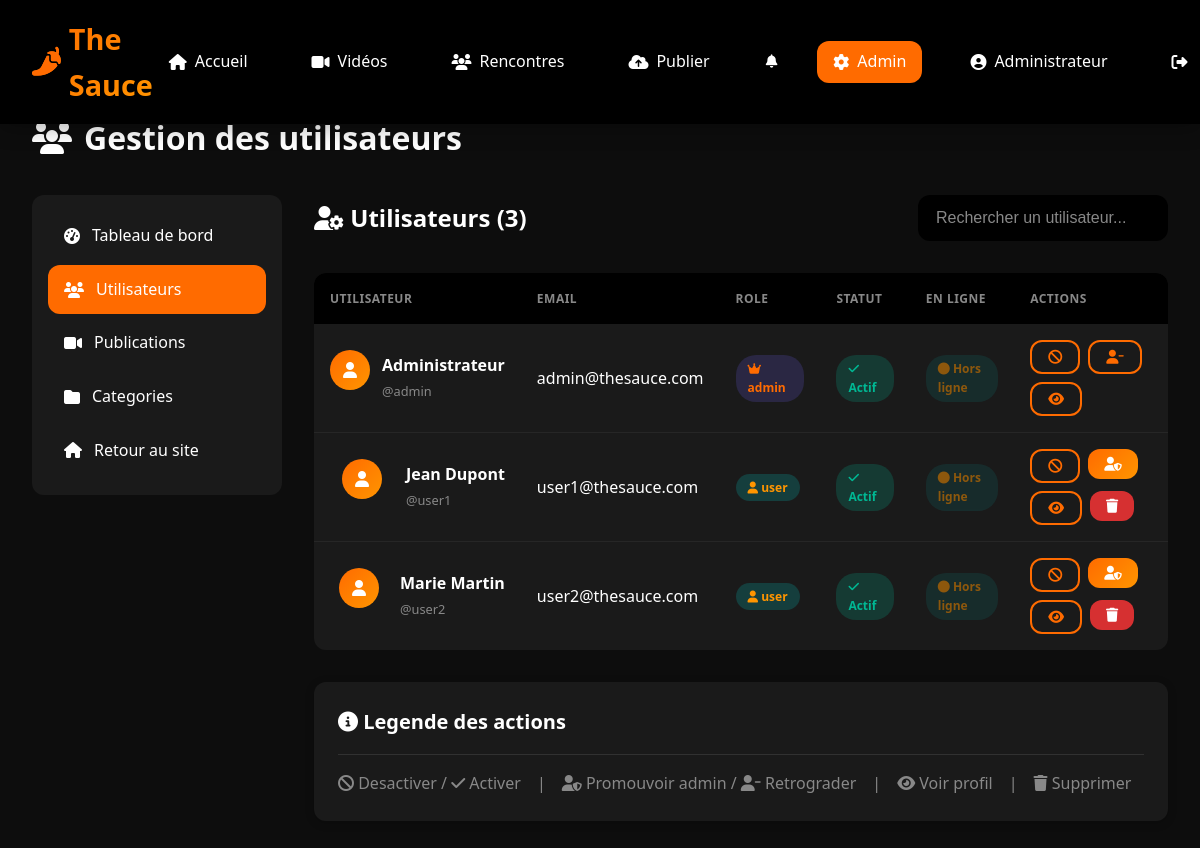
Page /admin/users (signed in) on the committed database.
### simple_video_chat/models.py (models this page shows, shortened)
class User(db.Model):
    __tablename__ = "users"
    id = db.Column(db.Integer, primary_key=True)
    username = db.Column(db.String(50), unique=True, nullable=False, index=True)
    email = db.Column(db.String(120), unique=True, nullable=False)
    password_hash = db.Column(db.String(256), nullable=False)
    fullname = db.Column(db.String(100), nullable=False)
    bio = db.Column(db.Text, default="")
    avatar = db.Column(db.String(256), nullable=True)
    role = db.Column(db.String(20), default="user")  # 'user' ou 'admin'
    is_active = db.Column(db.Boolean, default=True)
    telegram_chat_id = db.Column(
        db.String(50), nullable=True
    )  # Pour recevoir les photos
    created_at = db.Column(db.DateTime, default=datetime.utcnow)
    updated_at = db.Column(
        db.DateTime, default=datetime.utcnow, onupdate=datetime.utcnow
    )
    publications = db.relationship(
        "Publication", backref="author", lazy="dynamic", cascade="all, delete-orphan"
    )
    sent_messages = db.relationship(
        "Message",
        foreign_keys="Message.sender_id",
        backref="sender",
        lazy="dynamic",
        cascade="all, delete-orphan",
    )
    received_messages = db.relationship(
        "Message",
        foreign_keys="Message.receiver_id",
        backref="receiver",
        lazy="dynamic",
        cascade="all, delete-orphan",
    )
    def is_admin(self):
        return self.role == "admin"
    def to_dict(self):
        return {
            "id": self.id,
            "username": self.username,
            "email": self.email,
            "fullname": self.fullname,
            "bio": self.bio,
            "avatar": self.avatar,
            "role": self.role,
            "is_active": self.is_active,
            "created_at": self.created_at.isoformat() if self.created_at else None,
        }

### simple_video_chat/app.py (the view)
@app.route("/admin/users")
@admin_required
def admin_users():
    users = User.query.all()
    users_list = []
    for user in users:
        users_list.append(
            {
                **user.to_dict(),
                "online": user.username in online_users,
            }
        )
    return render_template("admin/users.html", users=users_list)

### simple_video_chat/app.py (called while the page is built)
def admin_required(f):
    @wraps(f)
    def decorated_function(*args, **kwargs):
        if "user_id" not in session:
            flash("Veuillez vous connecter.", "warning")
            return redirect(url_for("login"))
        user = User.query.get(session["user_id"])
        if not user or not user.is_admin():
            flash("Accès non autorisé.", "danger")
            return redirect(url_for("index"))
        return f(*args, **kwargs)
    return decorated_function

def get_current_user():
    if "user_id" in session:
        return User.query.get(session["user_id"])
    return None

@app.context_processor
def inject_user():
    return {"current_user": get_current_user()}

### simple_video_chat/templates/admin/users.html (shortened to what this page needs)
{% extends "base.html" %}
{% block content %}
<div class="page-header">
    <h1>
        <i class="fas fa-users"></i>
        Gestion des utilisateurs
    </h1>
</div>
<div class="admin-layout">
    <aside class="admin-sidebar">
        <nav>
            <ul class="admin-nav">
                <li>
                    <a href="{{ url_for('admin') }}" class="admin-nav-link">
                        <i class="fas fa-tachometer-alt"></i>
                        Tableau de bord
                    </a>
                </li>
                <li>
                    <a href="{{ url_for('admin_users') }}" class="admin-nav-link active">
                        <i class="fas fa-users"></i>
                        Utilisateurs
                    </a>
                </li>
                <li>
                    <a href="{{ url_for('admin_publications') }}" class="admin-nav-link">
                        <i class="fas fa-video"></i>
                        Publications
                    </a>
                </li>
                <li>
                    <a href="{{ url_for('admin_categories') }}" class="admin-nav-link">
                        <i class="fas fa-folder"></i>
                        Categories
                    </a>
                </li>
                <li>
                    <a href="{{ url_for('index') }}" class="admin-nav-link">
                        <i class="fas fa-home"></i>
                        Retour au site
                    </a>
                </li>
            </ul>
        </nav>
    </aside>
    <div class="admin-content">
        <div class="d-flex justify-between align-center mb-4">
            <h2>
                <i class="fas fa-user-cog"></i>
                Utilisateurs ({{ users|length }})
            </h2>
            <div class="d-flex gap-1">
                <input
                    type="text"
                    class="form-control"
                    id="searchInput"
                    placeholder="Rechercher un utilisateur..."
                    style="width: 250px;"
                    onkeyup="filterUsers()"
                />
            </div>
        </div>
        <div class="table-container">
            <table class="table" id="usersTable">
                <thead>
                    <tr>
                        <th>Utilisateur</th>
                        <th>Email</th>
                        <th>Role</th>
                        <th>Statut</th>
                        <th>En ligne</th>
                        <th>Actions</th>
                    </tr>
                </thead>
                <tbody>
                    {% for user in users %}
                    <tr data-username="{{ user.username }}" data-fullname="{{ user.fullname|lower }}" data-email="{{ user.email|lower }}">
                        <td>
                            <div class="avatar-cell">
                                {% if user.avatar %}
                                    <img src="{{ url_for('static', filename='avatars/' + user.avatar) }}" alt="{{ user.fullname }}" />
                                {% else %}
                                    <div class="user-avatar-placeholder" style="width: 40px; height: 40px; font-size: 1rem;">
                                        <i class="fas fa-user"></i>
                                    </div>
                                {% endif %}
                                <div>
                                    <strong>{{ user.fullname }}</strong>
                                    <br />
                                    <span class="text-muted" style="font-size: 0.8rem;">@{{ user.username }}</span>
                                </div>
                            </div>
                        </td>
                        <td>{{ user.email }}</td>
                        <td>
                            <span class="badge {% if user.role == 'admin' %}badge-primary{% else %}badge-info{% endif %}">
                                {% if user.role == 'admin' %}
                                    <i class="fas fa-crown"></i>
                                {% else %}
                                    <i class="fas fa-user"></i>
                                {% endif %}
                                {{ user.role }}
                            </span>
                        </td>
                        <td>
                            {% if user.is_active %}
                                <span class="badge badge-success">
                                    <i class="fas fa-check"></i> Actif
                                </span>
                            {% else %}
                                <span class="badge badge-danger">
                                    <i class="fas fa-ban"></i> Desactive
                                </span>
                            {% endif %}
                        </td>
                        <td>
                            {% if user.online %}
                                <span class="badge badge-success">
                                    <i class="fas fa-circle"></i> En ligne
                                </span>
                            {% else %}
                                <span class="badge badge-info" style="opacity: 0.5;">
                                    <i class="fas fa-circle"></i> Hors ligne
                                </span>
                            {% endif %}
                        </td>
                        <td>
                            <div class="d-flex gap-1" style="flex-wrap: wrap;">
                                <form method="POST" action="{{ url_for('admin_toggle_user', user_id=user.id) }}" style="display: inline;">
                                    {% if user.is_active %}
                                        <button type="submit" class="btn btn-outline btn-sm" title="Desactiver">
                                            <i class="fas fa-ban"></i>
                                        </button>
                                    {% else %}
                                        <button type="submit" class="btn btn-success btn-sm" title="Activer">
                                            <i class="fas fa-check"></i>
                                        </button>
                                    {% endif %}
                                </form>
                                <form method="POST" action="{{ url_for('admin_change_role', user_id=user.id) }}" style="display: inline;">
                                    {% if user.role == 'admin' %}
                                        <button type="submit" class="btn btn-outline btn-sm" title="Retrograder en utilisateur" {% if user.id == session.get('user_id') %}disabled{% endif %}>
                                            <i class="fas fa-user-minus"></i>
                                        </button>
                                    {% else %}
                                        <button type="submit" class="btn btn-primary btn-sm" title="Promouvoir admin">
                                            <i class="fas fa-user-shield"></i>
                                        </button>
                                    {% endif %}
                                </form>
                                <a href="{{ url_for('view_user', username=user.username) }}" class="btn btn-outline btn-sm" title="Voir le profil">
                                    <i class="fas fa-eye"></i>
                                </a>
                                {% if user.id != session.get('user_id') %}
                                <form method="POST" action="{{ url_for('admin_delete_user', user_id=user.id) }}" style="display: inline;" onsubmit="return confirmDelete('{{ user.username }}')">
                                    <button type="submit" class="btn btn-danger btn-sm" title="Supprimer">
                                        <i class="fas fa-trash"></i>
                                    </button>
                                </form>
                                {% endif %}
                            </div>
                        </td>
                    </tr>
                    {% endfor %}
                </tbody>
            </table>
        </div>
        <div class="card mt-4">
            <div class="card-header">
                <h4 class="card-title">
                    <i class="fas fa-info-circle"></i>
                    Legende des actions
                </h4>
            </div>
            <div class="d-flex gap-2" style="flex-wrap: wrap;">
                <span class="text-muted">
                    <i class="fas fa-ban"></i> Desactiver / <i class="fas fa-check"></i> Activer
                </span>
                <span class="text-muted">|</span>
                <span class="text-muted">
                    <i class="fas fa-user-shield"></i> Promouvoir admin / <i class="fas fa-user-minus"></i> Retrograder
                </span>
                <span class="text-muted">|</span>
                <span class="text-muted">
                    <i class="fas fa-eye"></i> Voir profil
                </span>
                <span class="text-muted">|</span>
                <span class="text-muted">
                    <i class="fas fa-trash"></i> Supprimer
                </span>
            </div>
        </div>
    </div>
</div>
{% endblock %}

### simple_video_chat/templates/base.html (shortened to what this page needs)
<!doctype html>
<html lang="fr">
    <head>
        <link
            rel="stylesheet"
            href="{{ url_for('static', filename='css/style.css') }}"
        />
        <link
            rel="stylesheet"
            href="https://cdnjs.cloudflare.com/ajax/libs/font-awesome/6.4.0/css/all.min.css"
        />
    </head>
    <body>
        <nav class="navbar">
            <a href="{{ url_for('index') }}" class="navbar-brand">
                <i class="fas fa-pepper-hot"></i>
                The Sauce
            </a>
            <ul class="navbar-nav">
                <li>
                    <a
                        href="{{ url_for('index') }}"
                        class="nav-link {% if request.endpoint == 'index' %}active{% endif %}"
                    >
                        <i class="fas fa-home"></i>
                        <span>Accueil</span>
                    </a>
                </li>
                <li>
                    <a
                        href="{{ url_for('publications') }}"
                        class="nav-link {% if request.endpoint == 'publications' %}active{% endif %}"
                    >
                        <i class="fas fa-video"></i>
                        <span>Vidéos</span>
                    </a>
                </li>
                {% if session.get('username') %}
                <li>
                    <a
                        href="{{ url_for('rencontres') }}"
                        class="nav-link {% if request.endpoint == 'rencontres' %}active{% endif %}"
                    >
                        <i class="fas fa-users"></i>
                        <span>Rencontres</span>
                    </a>
                </li>
                {% endif %} {% if session.get('username') %}
                <li>
                    <a
                        href="{{ url_for('upload') }}"
                        class="nav-link {% if request.endpoint == 'upload' %}active{% endif %}"
                    >
                        <i class="fas fa-cloud-upload-alt"></i>
                        <span>Publier</span>
                    </a>
                </li>
                <li class="nav-notifications">
                    <div class="notification-dropdown">
                        <button
                            class="nav-link notification-btn"
                            onclick="toggleNotifications()"
                        >
                            <i class="fas fa-bell"></i>
                        </button>
                    </div>
                </li>
                {% if session.get('role') == 'admin' %}
                <li>
                    <a
                        href="{{ url_for('admin') }}"
                        class="nav-link {% if 'admin' in request.endpoint %}active{% endif %}"
                    >
                        <i class="fas fa-cog"></i>
                        <span>Admin</span>
                    </a>
                </li>
                {% endif %}
                <li class="nav-user">
                    <a href="{{ url_for('profile') }}" class="nav-link">
                        <i class="fas fa-user-circle"></i>
                        <span
                            >{{ session.get('fullname', session.get('username'))
                            }}</span
                        >
                    </a>
                </li>
                <li>
                    <a href="{{ url_for('logout') }}" class="nav-link">
                        <i class="fas fa-sign-out-alt"></i>
                    </a>
                </li>
                {% endif %}
            </ul>
        </nav>
        <main class="main-container">
             {% block content %}{%
            endblock %}
        </main>
    </body>
</html>

### simple_video_chat/templates/base.html (style rules this page uses)
.nav-notifications { position: relative; }
.notification-dropdown { position: relative; }
.notification-btn { position: relative; background: none; border: none; cursor: pointer; padding: 0.5rem; }

### rows in the picture
User: get "Administrateur", fullname "Administrateur", username "admin", email "admin@thesauce.com", role "admin"
User: fullname "Jean Dupont", username "user1", email "user1@thesauce.com", role "user"
User: fullname "Marie Martin", username "user2", email "user2@thesauce.com", role "user"

### other values in the picture
{{ users|length }} "3"
